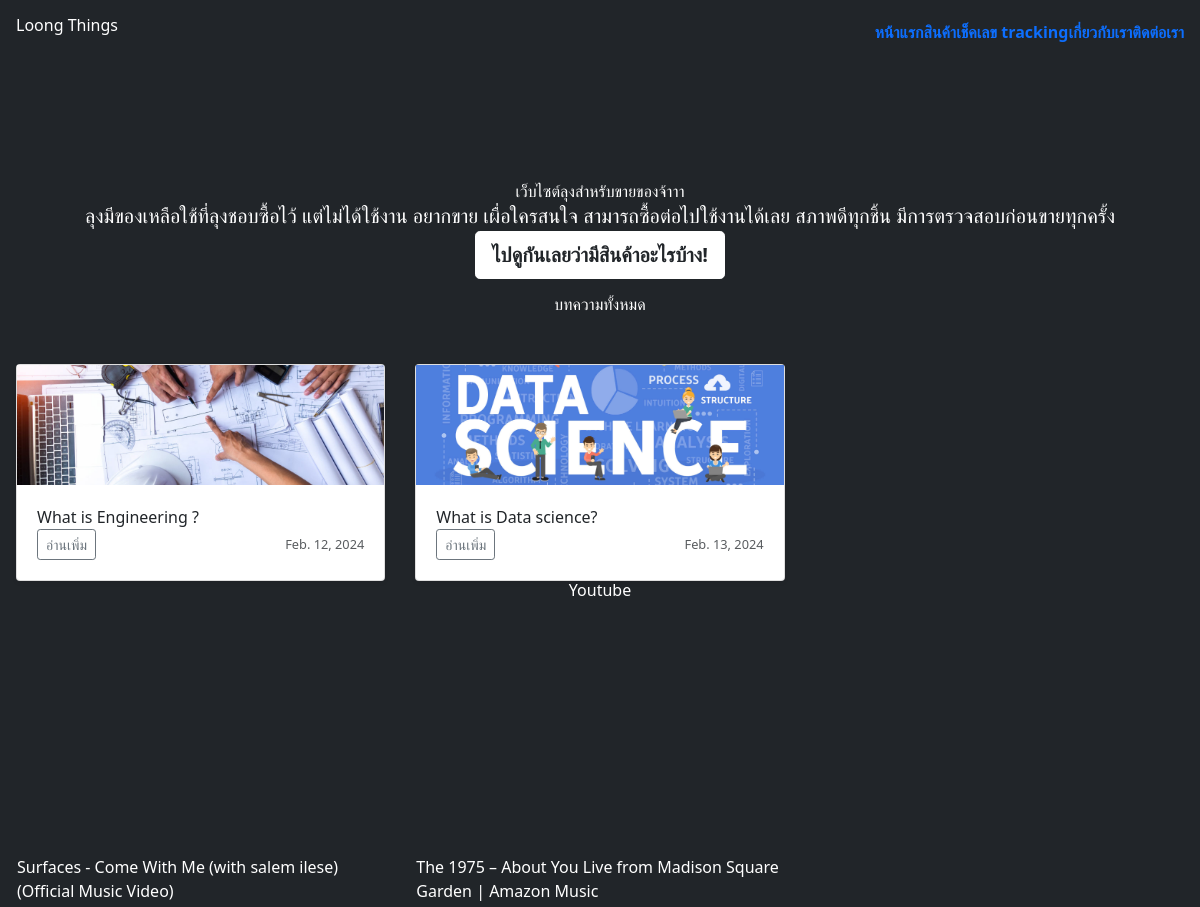
The app's page / (upper part), older data.
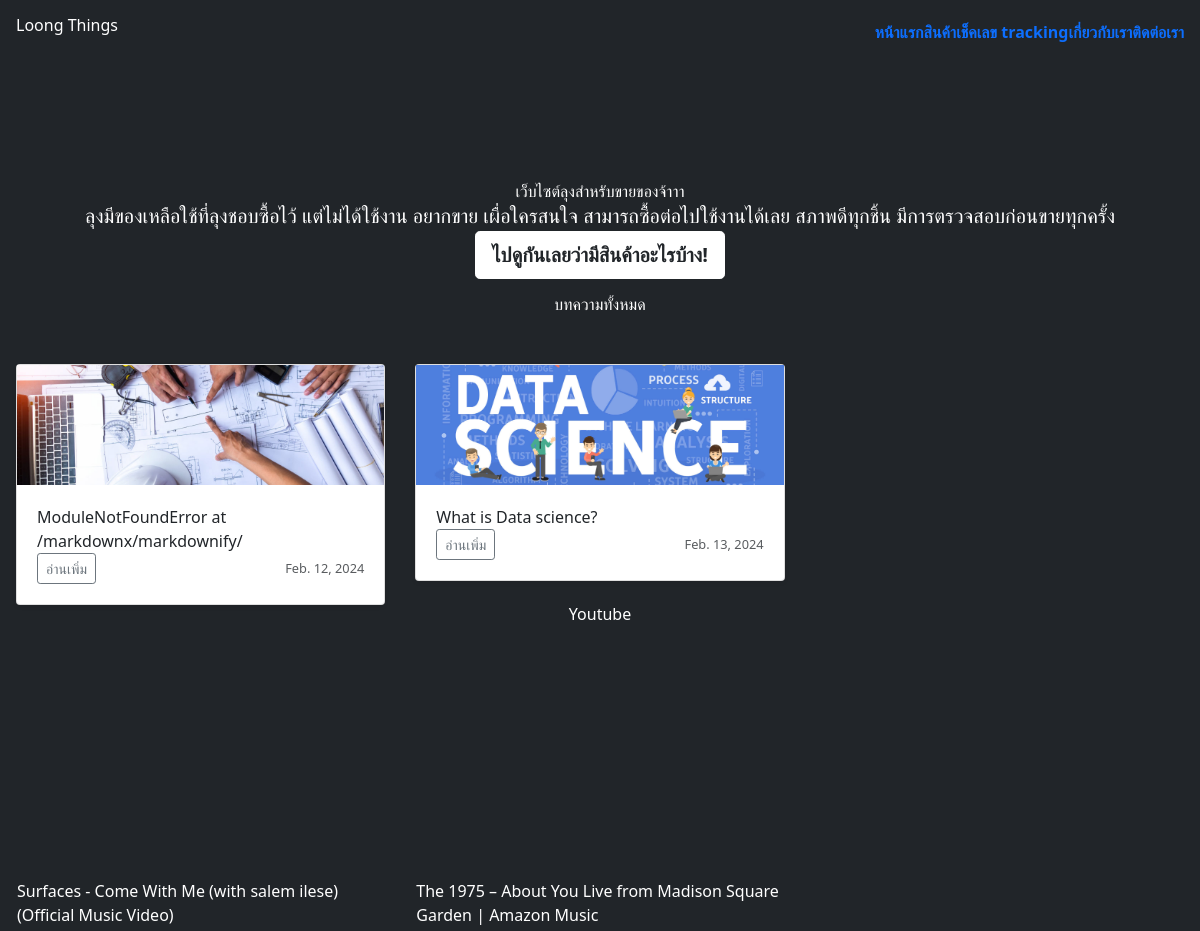
The same page, newer data.
### myapp/models.py (models this page shows, shortened)
class Post(models.Model):
    author = models.ForeignKey(Author, on_delete=models.CASCADE, null=True, blank=True)
    title = models.CharField(max_length=200)
    description = models.TextField(max_length=280, null=True, blank=True)
    body = models.TextField(null=True, blank=True)
    images = models.ImageField(upload_to="post-images/", null=True, blank=True)
    date_created = models.DateTimeField(auto_now_add=True, null=True, blank=True)
    date_updated = models.DateTimeField(auto_now=True)
    slug = models.SlugField(unique=True, max_length=180, null=True, blank=True)
    tags = TaggableManager()

### myapp/views.py (the view)
# urls.py: 2. Add a URL to urlpatterns:  path('', views.home, name='home')
def home(request):
    all_post = Post.objects.all()
    all_youtube = YoutubeVideo.objects.all()
    context = {"all_youtube": all_youtube, "all_post": all_post}
    return render(request, "myapp/home.html", context)

### myapp/templates/myapp/home.html (shortened to what this page needs)
{% extends 'myapp/base.html' %}
{% load static %}
{% load embed_video_tags %}
{% block content %}
<div class="sizebox" style="padding-bottom: 100px;"></div>
<div class="cover-container d-flex w-100 h-200 p-3 mx-auto flex-column">
    <main class="px-3">
        <h1>เว็บไซต์ลุงสำหรับขายของจ้าาา</h1>
        <p class="lead">ลุงมีของเหลือใช้ที่ลุงชอบซื้อไว้ แต่ไม่ได้ใช้งาน อยากขาย เผื่อใครสนใจ สามารถซื้อต่อไปใช้งานได้เลย สภาพดีทุกชิ้น มีการตรวจสอบก่อนขายทุกครั้ง</p>
        <p class="lead">
          <a href="#" class="btn btn-lg btn-light fw-bold border-white bg-white">ไปดูกันเลยว่ามีสินค้าอะไรบ้าง!</a>
        </p>
    </main>
</div>
<h1>บทความทั้งหมด</h1>
<div class="sizebox" style="padding-bottom: 50px;"></div>
<div class="row row-cols-1 row-cols-sm-2 row-cols-md-3 g-3 text-start">
    {% for post in all_post %}
    <div class="col">
        <div class="card shadow-sm">
            <img src="{{ post.images.url }}" style="width:100%; height:120px; object-fit: cover;" alt="">
                <div class="card-body">
                    <p class="card-text">{{ post.title }}</p>
                    <div class="d-flex justify-content-between align-items-center">
                    <div class="btn-group">
                        <button type="button" class="btn btn-sm btn-outline-secondary">อ่านเพิ่ม</button>
                    </div>
                    <small class="text-body-secondary">{{ post.date_created|date }}</small>
                </div>
            </div>
        </div>
    </div>
    {% endfor %}
</div>
<h1 class="mb-5">Youtube</h1>
<div class="row row-cols-1 row-cols-sm-2 row-cols-md-3 g-3 text-start">
  {% for item in all_youtube %}
    <div class="px-3 mb-5">
      {% if item.video_url %}
      <div class="embed-responsive embed-responsive-16by9">
      </div>
      {% else %}
      <h1>No Video</h1>
      {% endif %}
      <div class="d-flex justify-content-start">
        {{ item.title }}
      </div>
    </div>
{% endfor %}
</div>
{% endblock content %}

Row changes from the older to the newer data that the page shows:
changed Post: title "What is Engineering ?" → "ModuleNotFoundError at /markdownx/markdownify/"
